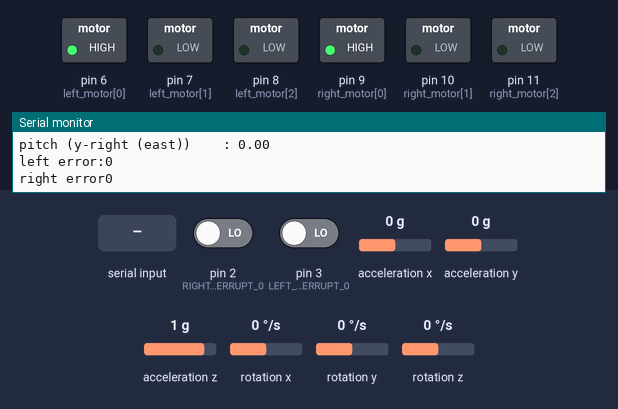
This sketch was run on a simulated Arduino Uno, built with avr-gcc and run on an emulated ATmega328P. On the bench: switched loads named in the sketch (green lamp = pin HIGH), the last lines printed to the serial monitor. Inputs (shaded band) come from the test bench; at power-on: acceleration x 0 g, acceleration z 1 g, pin 2 (RIGHT_INTERRUPT_0) LOW, pin 3 (LEFT_INTERRUPT_0) LOW, acceleration y 0 g, rotation x 0 °/s, rotation y 0 °/s, rotation z 0 °/s.

Above: at 1.4 s.
1.5 s: "90,45\n" received over Serial
At 2.2 s:
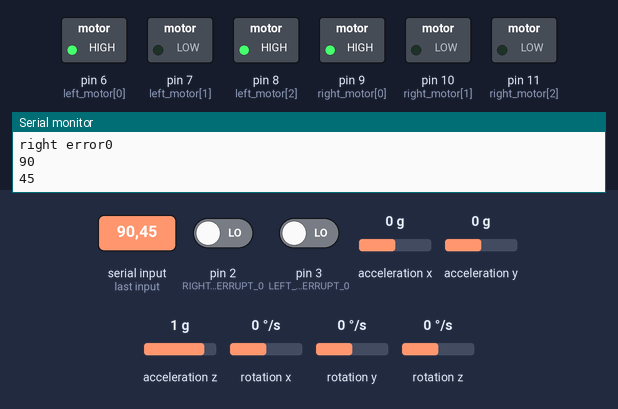
4.0 s: acceleration x set to -1.4 g
At 4.8 s:
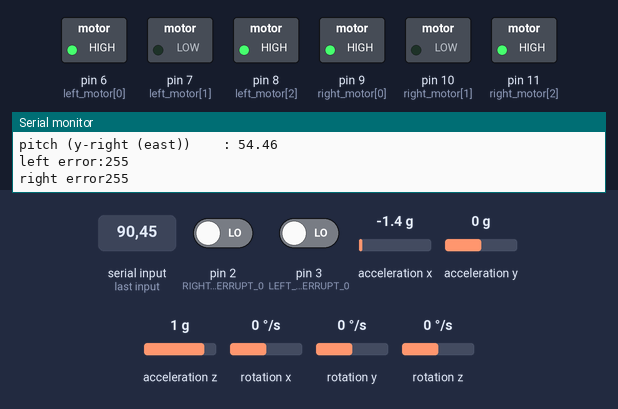
5.5 s: "5\n" received over Serial
At 6.3 s:
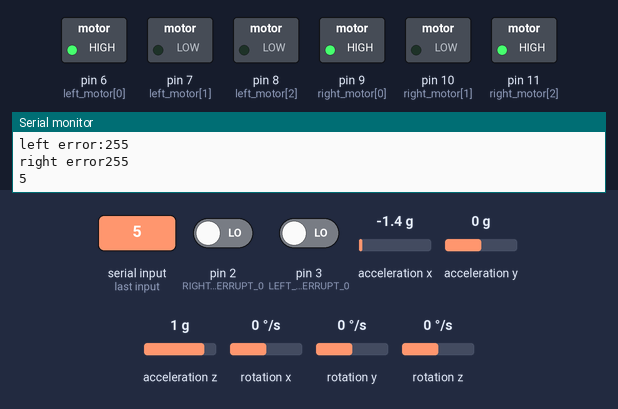
8.0 s: acceleration x set to 0.1 g
At 9.3 s:
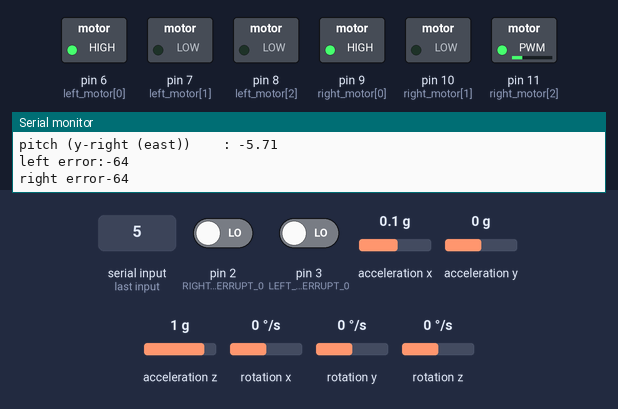
11.0 s: acceleration z set to -0.8 g
At 11.4 s:
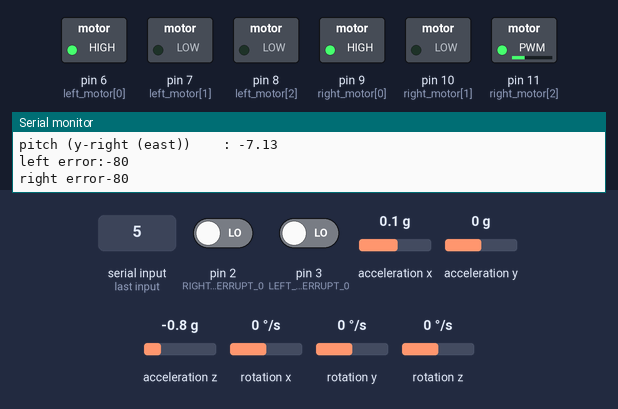
12.5 s: "30,150\n" received over Serial
At 13.2 s:
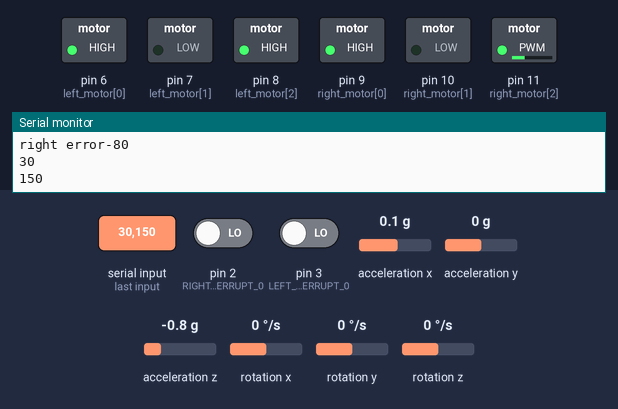
Timing chart, 0 to 15.5 s (numbered marks = the images above; inputs shaded):
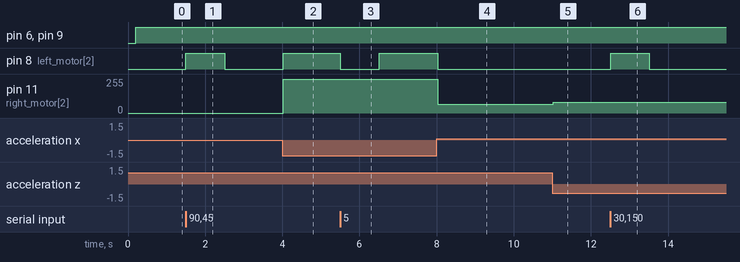

The sketch:

motorSpeed.ino
```cpp
#include <TimerOne.h>
#include "MPU9250.h"

#define LEFT_INTERRUPT_0 3
#define LEFT_INTERRUPT_1 4
#define RIGHT_INTERRUPT_0 2
#define RIGHT_INTERRUPT_1 5
//*********  motor control *************
int counter[2] ={0,0}; //left ,right step
int left_motor[3]={6,7,8};    //pin8 for pwm
int right_motor[3]={9,10,11}; //pin11 for pwm

//*********  error with target *********
// "0" for left   ,  "1" for right

int error[2]= {0};
float P_error[2]={0};
float I_error[2]={0};
float D_error[2]={0};
int target[2] = {0};
//float kp=0.85;
static float kp=8;
static float ki=0.07;
static float kd=0.018;

//********* time and speed
double Speed[2]={0};
float last_P[2]={0};
int last_counter[2] = {0};
int mpu_counter =0;


//********* IMU
float pitch;
MPU9250 mpu;


void setup() {
  // for IMU
  Wire.begin();
  delay(200);
  mpu.setup();

  // for motor
  pinMode(LEFT_INTERRUPT_1,INPUT);
  pinMode(RIGHT_INTERRUPT_1,INPUT);
  for(int i=0;i<3;i++){
      pinMode(left_motor[i],OUTPUT);
      pinMode(right_motor[i],OUTPUT);
  }
  attachInterrupt(digitalPinToInterrupt(LEFT_INTERRUPT_0), plus_left, RISING);
  attachInterrupt(digitalPinToInterrupt(RIGHT_INTERRUPT_0), plus_right, RISING);

  //for Serial communication
  Serial.begin(115200);

  //for velocity count
  Timer1.initialize(50000); // set a timer of length 50000 microseconds (or 0.1 sec - or 10Hz => the led will blink 5 times, 5 cycles of on-and-off, per second)
  Timer1.attachInterrupt( timerIsr ); // attach the service routine here

}

void loop() {

  // hand write your target
  if(Serial.available()){
    target[0]=Serial.parseInt();
    Serial.println(target[0]);
    }

  //for imu update
  static uint32_t prev_ms = millis();
  if ((millis() - prev_ms) > 16)
  {
      mpu.update();
      //mpu.print();
      pitch=mpu.getPitch();
      target[0]=counter[0]+pitch*550.0/360.0;
      target[1]=counter[1]+pitch*550.0/360.0;
      prev_ms = millis();
      mpu_counter++;
  }

  //motor out put
  for(int i =0;i<2;i++){
    P_error[i]=P_E(counter[i],target[i],550); //pose now , target ,whole role
    error[i] = kp*P_error[i];//+ki*I_error+kd*D_error;
  }
  //left motor
  digitalWrite(left_motor[0],error<0?0:1);
  digitalWrite(left_motor[1],error<0?1:0);
  if(abs(error[0])>255)error[0]=255;
  analogWrite(left_motor[2],abs(error[0]));

  //right motor
  digitalWrite(right_motor[0],error<0?0:1);
  digitalWrite(right_motor[1],error<0?1:0);
  if(abs(error[1])>255)error[1]=255;
  analogWrite(right_motor[2],abs(error[1]));

  //out put by Serial
   if(mpu_counter>20){
        Serial.print("pitch (y-right (east))    : ");
        Serial.println(mpu.getPitch());
        /*Serial.print("target:");
        Serial.println(target[0]);
        Serial.print("left counter:");
        Serial.println(counter[0]);*/
        Serial.print("left error:");
        Serial.println(error[0]);
        Serial.print("right error");
        Serial.println(error[1]);
        /*Serial.print("left:");
        Serial.print(counter[0]);
        Serial.print("right:");
        Serial.println(counter[1]);*/
        mpu_counter=0;
   }
}


//      motor  encoder
void plus_left() {
  if(digitalRead(4)==HIGH)
    counter[0]++;
  else
    counter[0]--;
}
void plus_right() {
  if(digitalRead(5)==HIGH)
    counter[1]++;
  else
    counter[1]--;
}


//      get motor speed
void timerIsr()
{
    for(int i =0;i<2;i++){
      Speed[i] = (double)(counter[i]-last_counter[i])/550.0*360.0/0.05;
      last_counter[i] = counter[i];
      D_error[i]=P_error[i]-last_P[i];
      last_P[i]=P_error[i];
      I_error[i] = I_error[i]+P_error[i];
    }
}

// get p error
int P_E(int pose , int target , int scaler){
   if(pose>=0)                                  //determine the pose in range 0 to scaler
     pose = pose%scaler;
    else
     pose = pose%scaler+scaler;
   if(target>=0)
    target = target%scaler;
    else
    target = target%scaler+scaler;

    int error = target-pose;
    if(error<=scaler/2&&error>-scaler/2)        //make sure the error can turn right the most effeciently
      return(error);
    else if(error>scaler/2&&error<scaler)
      return(error-scaler);
    else if(error>-scaler)
      return(error+scaler);
}
```

Measured:
- after the input at 1.5 s, pin 8 (left_motor[2]): LOW → HIGH at once, → LOW 1.0 s later
- after the input at 4.0 s, pin 8 (left_motor[2]): LOW → HIGH at once; pin 11 (right_motor[2]): 0/255 → 255/255 at once
- after the input at 5.5 s, pin 8 (left_motor[2]): HIGH → LOW at once, → HIGH 1.0 s later
- after the input at 8.0 s, pin 8 (left_motor[2]): HIGH → LOW at once; pin 11 (right_motor[2]): 255/255 → 64/255 at once
- after the input at 11.0 s, pin 11 (right_motor[2]): 64/255 → 80/255 at once
- after the input at 12.5 s, pin 8 (left_motor[2]): LOW → HIGH at once, → LOW 1.0 s later
